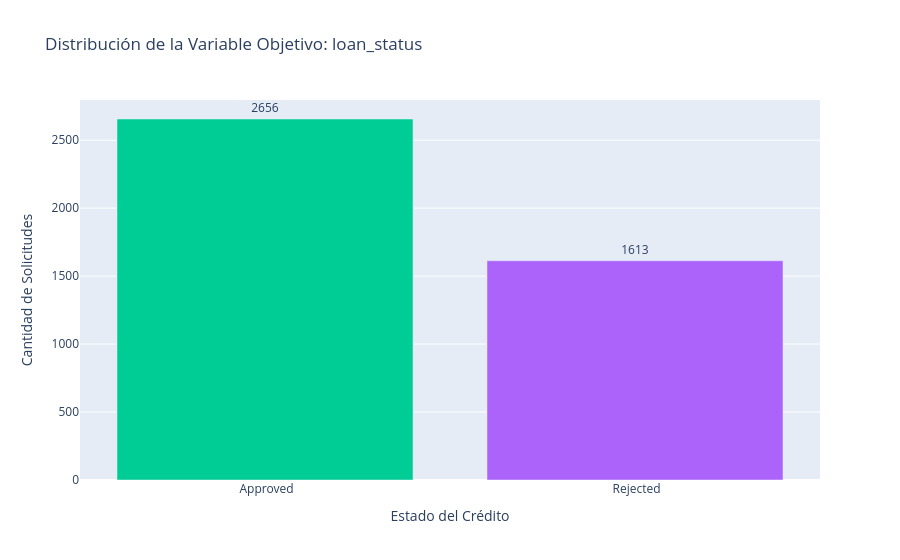

Here is the notebook cell this chart was saved with:
### Markdown cell above
## 4. Análisis de la Variable Objetivo (`loan_status`)

### Code cell
# Distribución del target
target_counts = df['loan_status'].value_counts()
target_pct = df['loan_status'].value_counts(normalize=True) * 100

fig = px.bar(
    x=target_counts.index,
    y=target_counts.values,
    color=target_counts.index,
    color_discrete_map={'Approved': '#2ecc71', 'Rejected': '#e74c3c'},
    title='Distribución de la Variable Objetivo: loan_status',
    labels={'x': 'Estado del Crédito', 'y': 'Cantidad de Solicitudes'},
    text=target_counts.values
)
fig.update_traces(textposition='outside')
fig.update_layout(showlegend=False)
fig.show()

print('\nDistribución del target:')
for label, count, pct in zip(target_counts.index, target_counts.values, target_pct.values):
    print(f'  {label}: {count} registros ({pct:.1f}%)')

### Figure 1 — Plotly figure (JSON) as saved in the notebook; plotly's stock layout.template omitted (floating-point values rounded to 4 significant figures)
{"data": [{"hovertemplate": "color= Approved<br>Estado del Crédito=%{x}<br>Cantidad de Solicitudes=%{y}<br>text=%{text}<extra></extra>", "legendgroup": " Approved", "marker": {"color": "#00cc96", "pattern": {"shape": ""}}, "name": " Approved", "orientation": "v", "showlegend": true, "text": [2656.0], "textposition": "outside", "type": "bar", "x": [" Approved"], "xaxis": "x", "y": [2656], "yaxis": "y"}, {"hovertemplate": "color= Rejected<br>Estado del Crédito=%{x}<br>Cantidad de Solicitudes=%{y}<br>text=%{text}<extra></extra>", "legendgroup": " Rejected", "marker": {"color": "#ab63fa", "pattern": {"shape": ""}}, "name": " Rejected", "orientation": "v", "showlegend": true, "text": [1613.0], "textposition": "outside", "type": "bar", "x": [" Rejected"], "xaxis": "x", "y": [1613], "yaxis": "y"}], "layout": {"barmode": "relative", "legend": {"title": {"text": "color"}, "tracegroupgap": 0}, "showlegend": false, "title": {"text": "Distribución de la Variable Objetivo: loan_status"}, "xaxis": {"anchor": "y", "domain": [0, 1], "title": {"text": "Estado del Crédito"}}, "yaxis": {"anchor": "x", "domain": [0, 1], "title": {"text": "Cantidad de Solicitudes"}}}}
